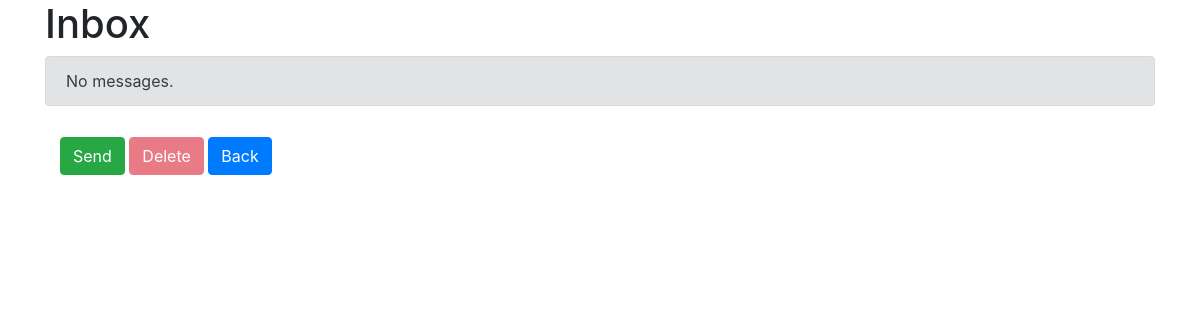
Page /message/inbox/ (signed in) on the earlier database version.
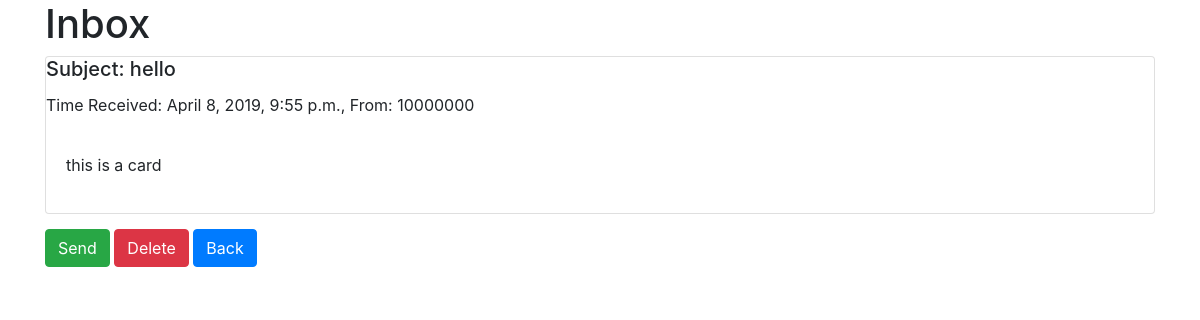
Same page on the later database version.
### message/models.py (models this page shows)
class Message(models.Model):
	sender = models.CharField(max_length=8)
	receiver = models.CharField(max_length=8)
	content = models.TextField()
	subject = models.CharField(max_length=100)
	timestamp = models.DateTimeField(default=timezone.now)

### message/views.py (the view)
# urls.py: path('inbox/', views.view_inbox, name='view_inbox'),
def view_inbox(request):
	num_messages = len(Message.objects.filter(receiver = request.user.EMPLID))
	print(num_messages)
	return render(request, 'view_messages.html', {
		'messages' : Message.objects.all(),
		'num_messages' : num_messages,
	})

### templates/view_messages.html
{% extends 'base.html' %}
{% block content %}
<div class='container'>
<h1>Inbox</h1>
{% if num_messages > 0 %}
    {% for message in messages %}
        {% if message.receiver == request.user.EMPLID %}
        <div class='card'>
                <h5 class='card-title'>Subject: {{ message.subject }}</h5>
                <p class='card-text'>Time Received: {{ message.timestamp }}, From: {{ message.sender }}</p>
                <p class='card-body'>{{ message.content }}</p>
        </div>
        {% endif %}
        {% endfor %}
</div>
{% else %}
    <div class='alert alert-secondary'>No messages.</div>
{% endif %}
<div class='container' style='padding: 15px'>
    <a href = {% url 'send_message' %} class='btn btn-success' role='button'>Send</a>
    {% if num_messages %}
    <a href = {% url 'delete_message' %} class='btn btn-danger' role='button'>Delete</a>
    {% else %}
    <a href='#' class='btn btn-danger disabled' role='button'>Delete</a>
    {% endif %}
    <a href = {% url 'home' %} class='btn btn-primary' role='button' = none>Back</a>
</div>
{% endblock content %}

### templates/base.html (shortened to what this page needs)
<!DOCTYPE html>
{% load static %}
<html>
  <head>
    <link rel="stylesheet" href="https://stackpath.bootstrapcdn.com/bootstrap/4.3.1/css/bootstrap.min.css">
    <link rel="stylesheet" href="{% static 'css/style.css' %}" />
  </head>
  <body>
    <main>
      {% block content %}
      {% endblock %}
    </main>
  </body>
</html>

### static/css/style.css (style rules this page uses)
html, body { height: 100%; }

Differences in the rows shown:
added Message: subject "hello", timestamp "April 8, 2019, 9:55 p.m.", sender "10000000", content "this is a card"
Other differences:
text no longer shown: "No messages."
